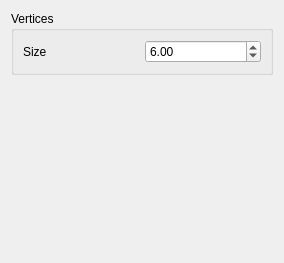
<?xml version="1.0" encoding="UTF-8"?>
<ui version="4.0">
 <class>verticesControls</class>
 <widget class="QWidget" name="verticesControls">
  <property name="geometry">
   <rect>
    <x>0</x>
    <y>0</y>
    <width>284</width>
    <height>263</height>
   </rect>
  </property>
  <property name="windowTitle">
   <string>Vertices Controls</string>
  </property>
  <layout class="QVBoxLayout" name="verticalLayout">
   <item>
    <widget class="QGroupBox" name="groupBox">
     <property name="title">
      <string>Vertices</string>
     </property>
     <layout class="QHBoxLayout" name="horizontalLayout">
      <item>
       <widget class="QLabel" name="label_3">
        <property name="text">
         <string>Size</string>
        </property>
       </widget>
      </item>
      <item>
       <widget class="QDoubleSpinBox" name="pointSize">
        <property name="value">
         <double>6.000000000000000</double>
        </property>
       </widget>
      </item>
     </layout>
    </widget>
   </item>
   <item>
    <spacer name="verticalSpacer">
     <property name="orientation">
      <enum>Qt::Vertical</enum>
     </property>
     <property name="sizeHint" stdset="0">
      <size>
       <width>20</width>
       <height>59</height>
      </size>
     </property>
    </spacer>
   </item>
  </layout>
 </widget>
 <resources/>
 <connections/>
</ui>
